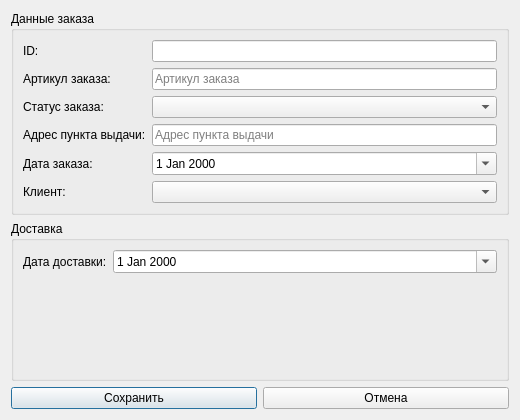
<?xml version="1.0" encoding="UTF-8"?>
<ui version="4.0">
 <class>OrderEditWindow</class>
 <widget class="QDialog" name="OrderEditWindow">
  <property name="windowTitle"><string>Заказ</string></property>
  <property name="minimumSize"><size><width>520</width><height>420</height></size></property>
  <layout class="QVBoxLayout" name="verticalLayout">
   <item>
    <widget class="QGroupBox" name="left_group">
     <property name="title"><string>Данные заказа</string></property>
     <layout class="QFormLayout" name="formLayout">
      <item row="0" column="0"><widget class="QLabel" name="lbl_id"><property name="text"><string>ID:</string></property></widget></item>
      <item row="0" column="1"><widget class="QLineEdit" name="id_edit"><property name="readOnly"><bool>true</bool></property></widget></item>
      <item row="1" column="0"><widget class="QLabel" name="lbl_article"><property name="text"><string>Артикул заказа:</string></property></widget></item>
      <item row="1" column="1"><widget class="QLineEdit" name="article_edit"><property name="placeholderText"><string>Артикул заказа</string></property></widget></item>
      <item row="2" column="0"><widget class="QLabel" name="lbl_status"><property name="text"><string>Статус заказа:</string></property></widget></item>
      <item row="2" column="1"><widget class="QComboBox" name="status_combo"/></item>
      <item row="3" column="0"><widget class="QLabel" name="lbl_pickup"><property name="text"><string>Адрес пункта выдачи:</string></property></widget></item>
      <item row="3" column="1"><widget class="QLineEdit" name="pickup_edit"><property name="placeholderText"><string>Адрес пункта выдачи</string></property></widget></item>
      <item row="4" column="0"><widget class="QLabel" name="lbl_order_date"><property name="text"><string>Дата заказа:</string></property></widget></item>
      <item row="4" column="1"><widget class="QDateEdit" name="order_date_edit"><property name="calendarPopup"><bool>true</bool></property></widget></item>
      <item row="5" column="0"><widget class="QLabel" name="lbl_user"><property name="text"><string>Клиент:</string></property></widget></item>
      <item row="5" column="1"><widget class="QComboBox" name="user_combo"/></item>
     </layout>
    </widget>
   </item>
   <item>
    <widget class="QGroupBox" name="right_group">
     <property name="title"><string>Доставка</string></property>
     <layout class="QFormLayout" name="right_form">
      <item row="0" column="0"><widget class="QLabel" name="lbl_delivery"><property name="text"><string>Дата доставки:</string></property></widget></item>
      <item row="0" column="1"><widget class="QDateEdit" name="delivery_date_edit"><property name="calendarPopup"><bool>true</bool></property></widget></item>
     </layout>
    </widget>
   </item>
   <item>
    <layout class="QHBoxLayout" name="hl_buttons">
     <item><widget class="QPushButton" name="btn_save"><property name="text"><string>Сохранить</string></property></widget></item>
     <item><widget class="QPushButton" name="btn_cancel"><property name="text"><string>Отмена</string></property></widget></item>
    </layout>
   </item>
  </layout>
 </widget>
 <resources/><connections/>
</ui>
